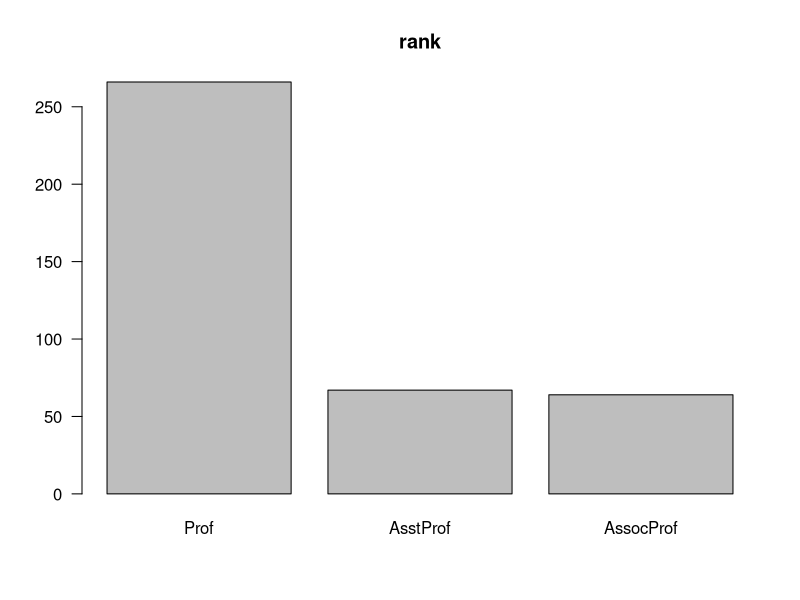
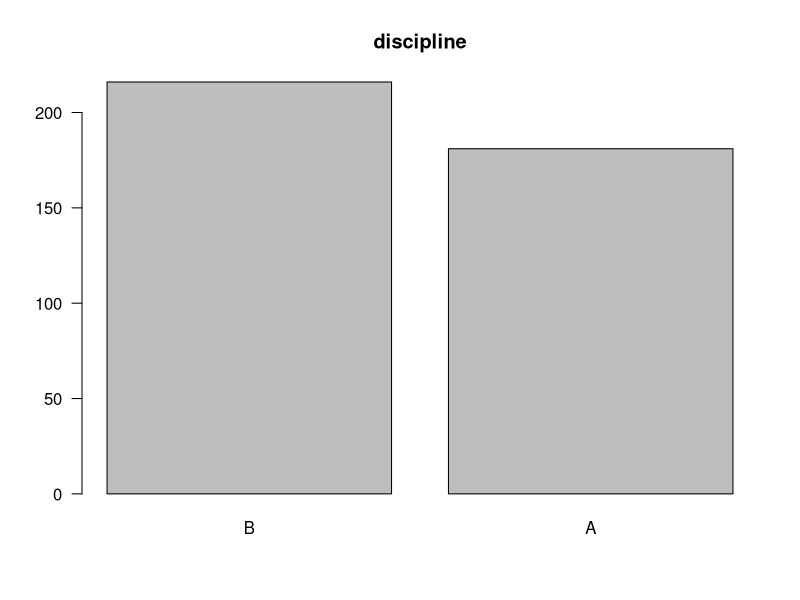
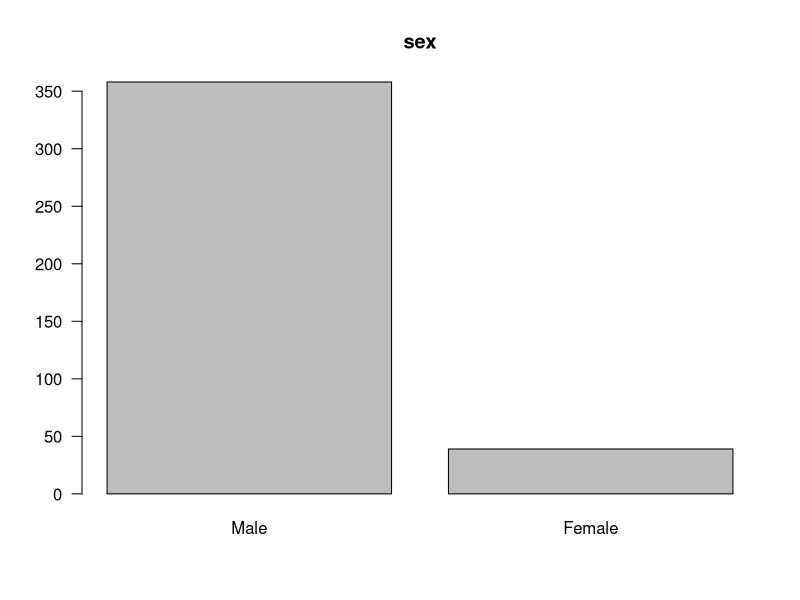
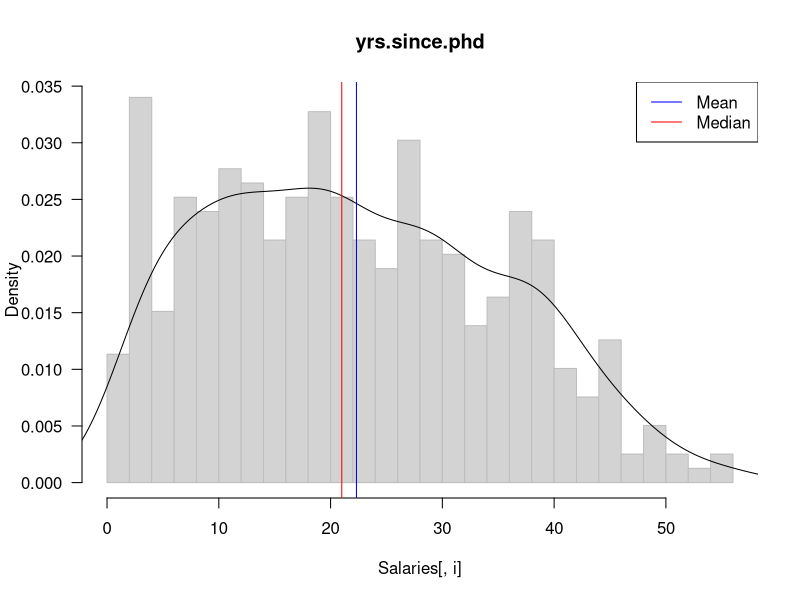
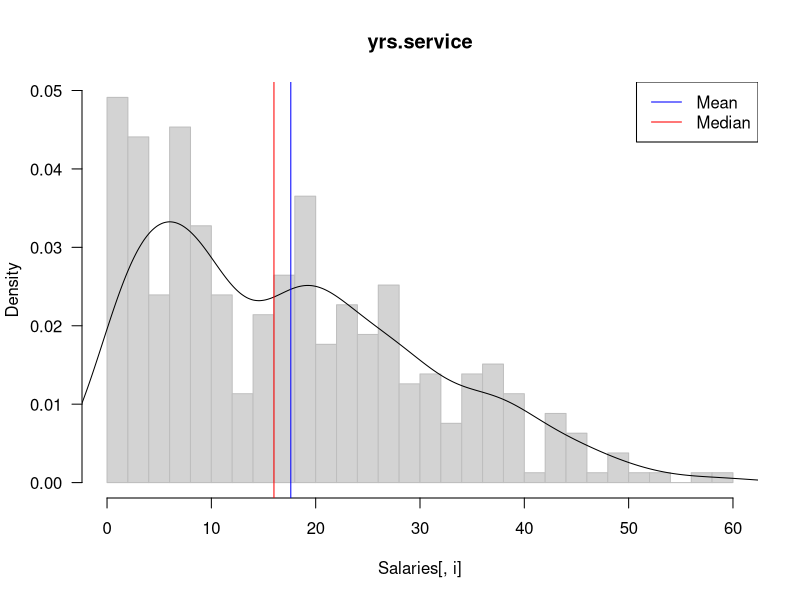
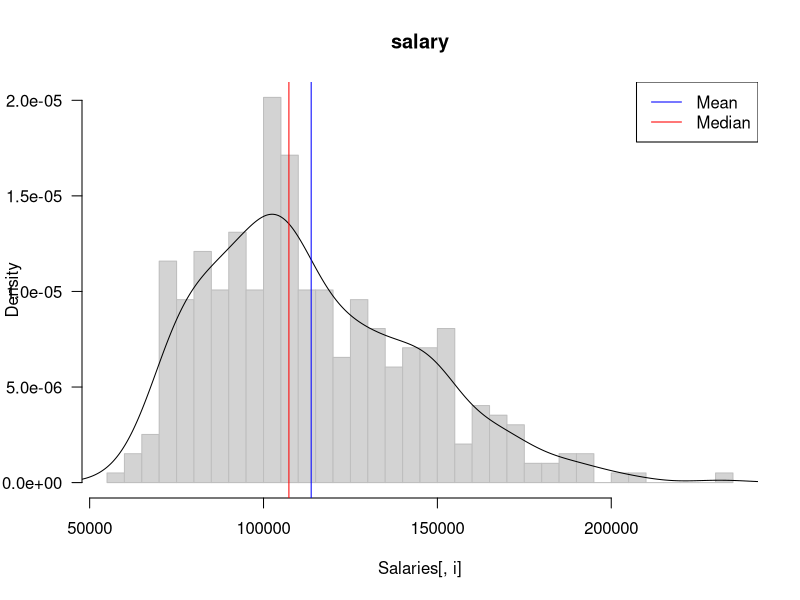
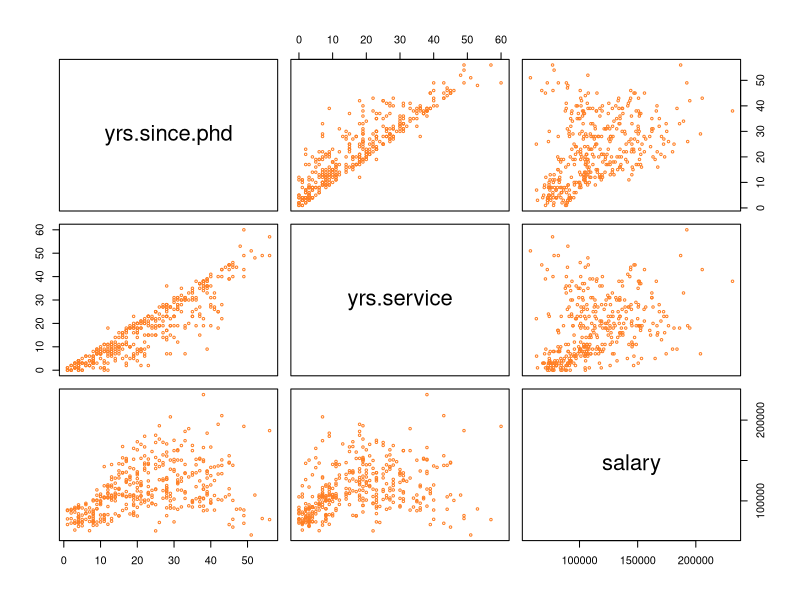
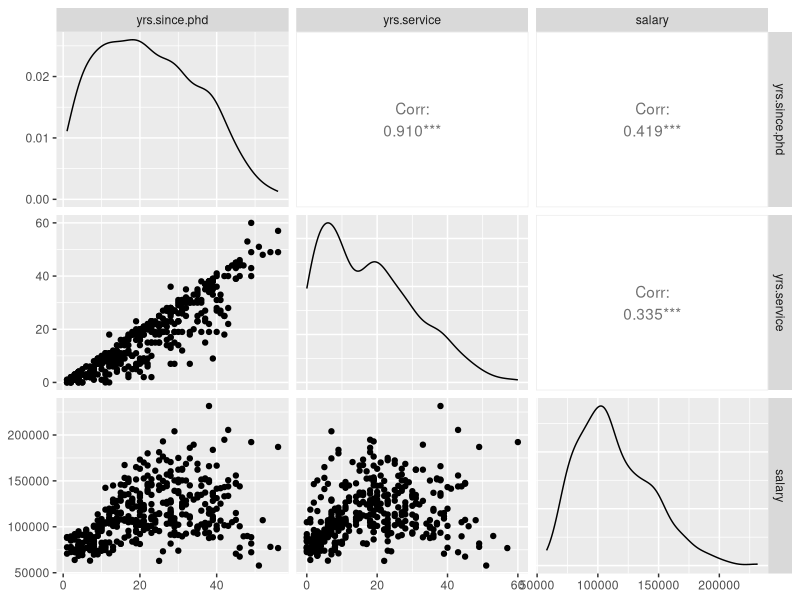

These charts were generated, in order, by the following R code:
## ---- chunk 1
knitr::opts_chunk$set(echo = TRUE)
## ---- chunk 2
library(carData)
data(Salaries)
head(Salaries)
summary(Salaries)
str(Salaries)
## ---- chunk 3
summary(Salaries)
catVars <- which(colnames(Salaries) %in% c("rank", "discipline", "sex"))
numVars <- which(colnames(Salaries) %in% c("yrs.since.phd", "yrs.service", "salary"))


for (i in catVars) barplot(sort(table(Salaries[,i]), decreasing = T), las = 1,
                           main = colnames(Salaries)[i])
for (i in numVars){
  hist(Salaries[,i], 30, main = colnames(Salaries)[i], las = 1, prob = T, border = "gray" )
  lines(density(Salaries[,i]))
  abline(v = mean(Salaries[,i]), col = "blue")
  abline(v = median(Salaries[,i]), col = "red")
  legend("topright", legend = c("Mean", "Median"), lty = 1, col = c("blue", "red"))
}
## ---- chunk 4
pairs(Salaries[, numVars], cex = 0.5, col = "chocolate1")
cor(Salaries[, numVars])

library(GGally)
ggpairs(Salaries[, numVars])
## ---- chunk 5
ggpairs(Salaries)
## ---- chunk 6
model1 <- lm(salary ~ yrs.since.phd + discipline + rank + sex, data = Salaries)
summary(model1)
## ---- chunk 7
model2 <- lm(salary ~ yrs.since.phd * discipline * sex, data = Salaries)
summary(model2)
## ---- chunk 8
alpha = 15; beta = 2; sigma.sq = 0.09
n <- 50
t <- seq(0, 2, len = 50)
set.seed(123)
y <- alpha * exp(-beta * t) + rnorm(n, sd = sqrt(sigma.sq))
data <- data.frame(y = y, t = t)

plot(t, y, las = 1, pch = 16)
lines(t, alpha * exp(-beta * t), type = "l", col = "blue")
legend("topright", legend = c("Data", "True"), pch = c(16, NA), lty = c(NA, 1),
       col = c("black", "blue"), bty = "n")
## ---- chunk 9
NLFit <- nls(y ~ alpha * exp(-beta * t), start = list(alpha = 5, beta = 1))
summary(NLFit)
## ---- chunk 10
logTrlmFit <- lm(log(y) ~ t)
summary(logTrlmFit)
## ---- chunk 11
# true
true <- alpha * exp(-beta * t)
# prediction using nls and the ols with log-transformed response
pred_nls <- predict(NLFit)
pred_tlm <- exp(predict(logTrlmFit))
# RMSE
sqrt(mean((pred_nls  - true)^2))
sqrt(mean((pred_tlm  - true)^2))
## ---- chunk 12
plot(t, alpha * exp(-beta * t), type = "l", col = "blue")
lines(t, pred_nls, col = "red")
lines(t, exp(predict(logTrlmFit)), col = "green")
legend("top", legend = c("Ture", "NLS", "OLS_log"), col = c("blue", "red", "green"),
       lty = 1, bty = "n")
## ---- chunk 13
confint(NLFit)
confint(logTrlmFit)
exp(confint(logTrlmFit)[1,])
